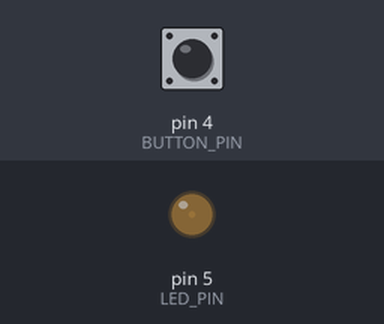
This sketch was run on a simulated Arduino Uno, built with avr-gcc and run on an emulated ATmega328P. Shown: output pins drawn as LEDs (lit = HIGH). Inputs (shaded band) come from the test bench; at power-on: pin 4 (BUTTON_PIN) HIGH.

Above: at 1.2 s.
1.3 s: pin 4 (BUTTON_PIN) pulled LOW for 0.15 s
At 2.03 s:
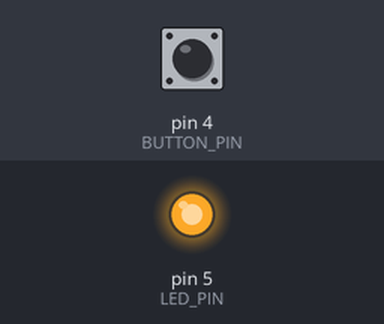
4.4 s: pin 4 (BUTTON_PIN) pulled LOW for 1 s
Timing chart, 0 to 13.4 s (numbered marks = the images above; inputs shaded):
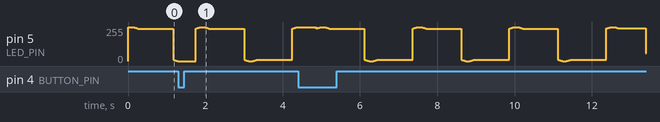

The sketch:

breathe_.ino
```cpp
//////////////////////////////////////////////////////////////////
// definitions

#define LED_PIN 5
#define BUTTON_PIN 4


//////////////////////////////////////////////////////////////////
// variables

const int debounce = 20;
unsigned int trigger_time, last_button_time, current_time;
boolean button_read, last_button_read, buttonPressed;
float ease_time, progress;

//////////////////////////////////////////////////////////////////
// setup()

void setup() {
  ease_time = 2500.0;
  trigger_time = int(ease_time);
  last_button_time = 0;
  current_time = 0;
  button_read = HIGH;
  last_button_read = HIGH;
  buttonPressed = false;
  pinMode(LED_PIN, OUTPUT);
  pinMode(BUTTON_PIN, INPUT_PULLUP);

}

//////////////////////////////////////////////////////////////////
// loop()

void loop() {
  current_time = millis();
  if (buttonIsPressed()) {
    trigger_time = current_time;
    progress = 0;
  }

  progress = (current_time - trigger_time) / ease_time;

 // if (progress <= 1) {
    //analogWrite(LED_PIN, int(255 * pow(progress, 2)));
    analogWrite(LED_PIN, 255*(0.5 * sin( 2.0 * PI * progress) + 0.5));

 // }
}

//////////////////////////////////////////////////////////////////
// buttonIsPressed()

boolean buttonIsPressed() {
  // debounce!
  boolean button_state;
  if (current_time - last_button_time > debounce) { // if it's time to read the button...
    button_read = digitalRead(BUTTON_PIN); // store its state
    last_button_time = current_time; // reset debounce timer
  }

  if (last_button_read == HIGH && button_read == LOW) { // only true if held
    button_state = true;
  } else {
    button_state = false;
  }

  last_button_read = button_read; // store button reading for future comparison
  return button_state;

}
```
